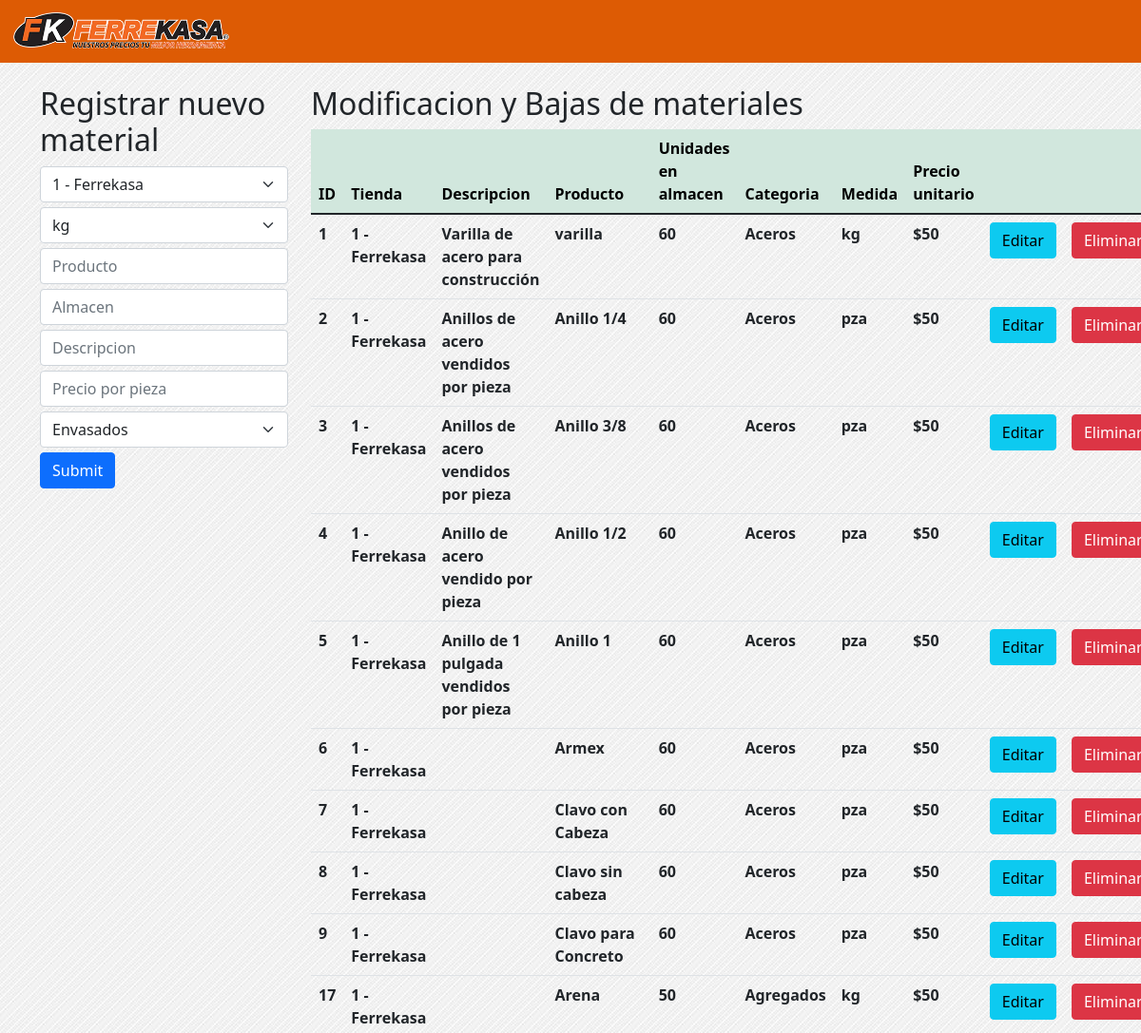
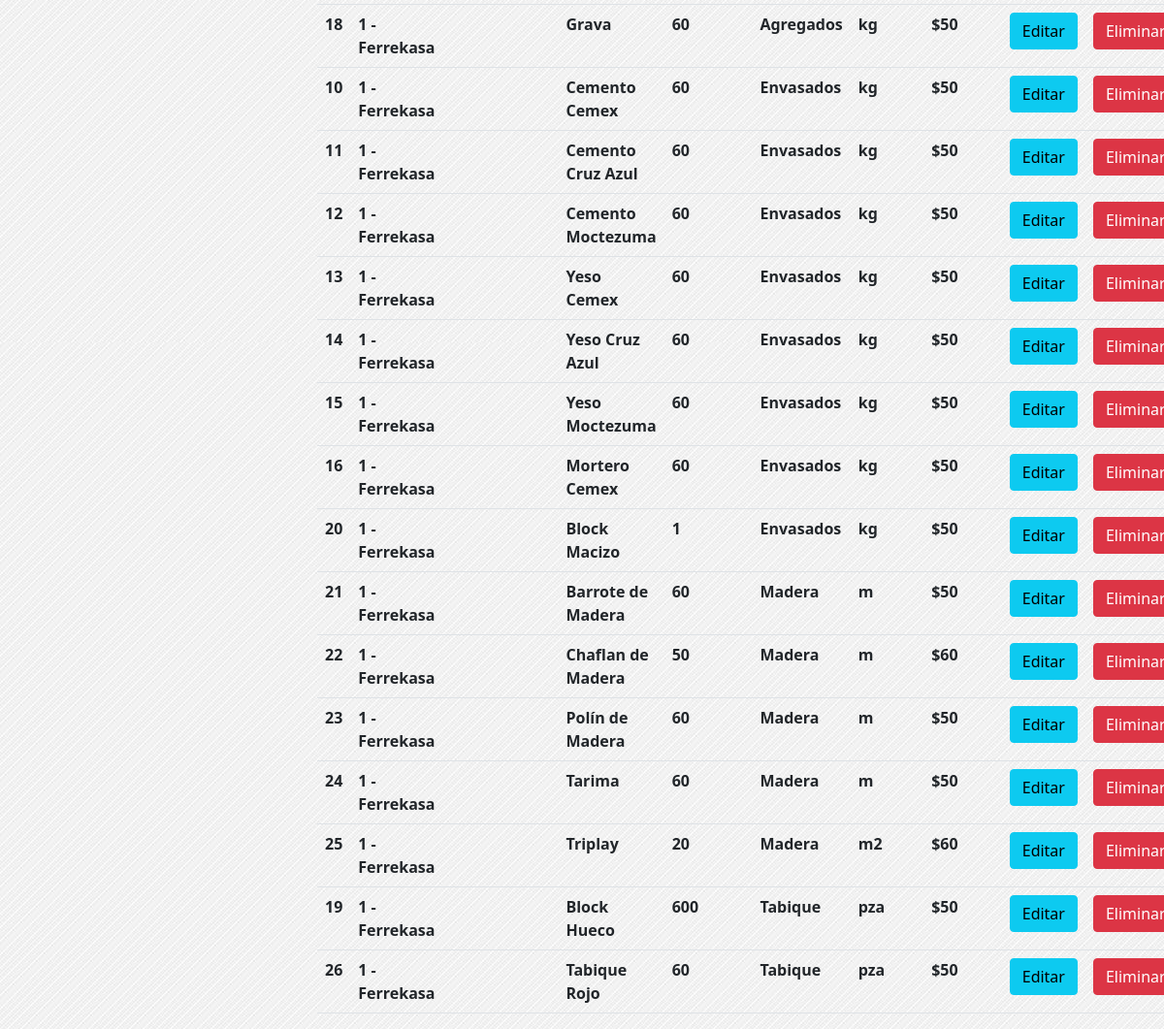
The app's page /material.php with its own data (2 pictures, top to bottom).
### tables this page shows
CREATE TABLE `material` (
  `id_material` int(11) NOT NULL,
  `id_tienda` int(11) DEFAULT NULL,
  `medida` varchar(6) DEFAULT NULL,
  `producto` text DEFAULT NULL,
  `almacen` float DEFAULT NULL,
  `descripcion` text DEFAULT NULL,
  `precio` float DEFAULT NULL,
  `categoria` text DEFAULT NULL
);

### material.php (the view, shortened to what this page needs)
<?php
include("conexion.php");
$sql_ti = "SELECT
id_tienda, nombre_tienda
FROM
tienda;";
$sql =
    "SELECT
    m.id_material id_m,
    concat(m.id_tienda, ' - ', t.nombre_tienda) tienda,
    m.id_tienda id_t,
    m.producto producto,
    m.almacen almacen,
    m.descripcion descripcion,
    concat('$', m.precio) precio,
    m.categoria categoria,
    m.medida medida
FROM
    material m
JOIN tienda t ON
    t.id_tienda = m.id_tienda
    ORDER BY categoria;
";
?>
<!DOCTYPE html>
<html lang="es">
<head>
    <link href="https://cdn.jsdelivr.net/npm/bootstrap@5.1.3/dist/css/bootstrap.min.css" rel="stylesheet">
    <link rel="stylesheet" href="personal.css">
</head>
<body>
    <nav class="navbar navbar-expand-lg fixed-top navbar-light barra">
        <div class="container-fluid">
            <a class="navbar-brand" href="adminpage.php">
                <img src="ferrakasa.webp" alt="" height="40">
            </a>
        </div>
    </nav>
    <div class="container crud">
        <div class="row">
            <div class="col-3">
                <h2>Registrar nuevo material</h2>
                <form action="material_a.php" method="POST">
                    <select class="form-select" id ="id_t" name="id_t" style="margin-bottom: 5px;">
                        <?php
                        $query = mysqli_query($conn, $sql_ti);
                        while ($row = mysqli_fetch_array($query)) {
                        ?>
                            <option value="<?php echo $row['id_tienda'] ?>">
                                <?php echo $row['id_tienda'] . ' - ' . $row['nombre_tienda'] ?>
                            </option>
                        <?php
                        }
                        ?>
                    </select>
                    <select class="form-select" id="medida" name="medida" style="margin-bottom: 5px;">
                        <option value="kg">kg</option>
                    </select>
                    <input type="text" class="form-control " name="producto" placeholder="Producto">
                    <input type="number" class="form-control " name="almacen" placeholder="Almacen">
                    <input type="text" class="form-control " name="descripcion" placeholder="Descripcion">
                    <input type="number" class="form-control " name="precio" placeholder="Precio por pieza">
                    <select class="form-select" id="categoria" name="categoria" style="margin-bottom: 5px;">
                        <option value="Envasados">Envasados</option>
                    </select>
                    <input type="submit" class="btn btn-primary">
                </form>
            </div>
            <div class="col-9">
                <h2>Modificacion y Bajas de materiales</h2>
                <table class="table">
                    <thead class="table-success table-striped">
                        <tr>
                            <th>ID</th>
                            <th>Tienda</th>
                            <th>Descripcion</th>
                            <th>Producto</th>
                            <th>Unidades en almacen</th>
                            <th>Categoria</th>
                            <th>Medida</th>
                            <th>Precio unitario</th>
                            <th></th>
                            <th></th>
                        </tr>
                    </thead>
                    <tbody>
                        <?php
                        $query = mysqli_query($conn, $sql);
                        while ($row = mysqli_fetch_array($query)) {
                        ?>
                            <tr>
                                <th><?php echo $row['id_m'] ?></th>
                                <th><?php echo $row['tienda'] ?></th>
                                <th><?php echo $row['descripcion'] ?></th>
                                <th><?php echo $row['producto'] ?></th>
                                <th><?php echo $row['almacen'] ?></th>
                                <th><?php echo $row['categoria'] ?></th>
                                <th><?php echo $row['medida'] ?></th>
                                <th><?php echo $row['precio'] ?></th>
                                <th><a href="material_mod.php?id_material=<?php echo $row['id_m'] ?>" class="btn btn-info">Editar</a></th>
                                <th><a href="material.php?id_material=<?php echo $row['id_m'] ?>" class="btn btn-danger">Eliminar</a></th>
                            </tr>
                        <?php
                        }
                        ?>
                    </tbody>
                </table>
            </div>
        </div>
    </div>
</body>
</html>

### personal.css (style rules this page uses)
body { z-index: 2; background-image: url(fondo.jpg); background-attachment: fixed; }
html { scroll-behavior: smooth; }
.barra { background: rgb(221, 91, 4); }
.crud { margin-top: 90px; scroll-margin-top: 70px; }
input,textarea { margin-bottom: 5px; }

### records on screen
material: id_material "1", tienda "1 - Ferrekasa", descripcion "Varilla de acero para construcción", producto "varilla", almacen "60", categoria "Aceros", medida "kg", precio "$50"
material: id_material "2", tienda "1 - Ferrekasa", descripcion "Anillos de acero vendidos por pieza", producto "Anillo 1/4", almacen "60", categoria "Aceros", medida "pza", precio "$50"
material: id_material "3", tienda "1 - Ferrekasa", descripcion "Anillos de acero vendidos por pieza", producto "Anillo 3/8", almacen "60", categoria "Aceros", medida "pza", precio "$50"
material: id_material "4", tienda "1 - Ferrekasa", descripcion "Anillo de acero vendido por pieza", producto "Anillo 1/2", almacen "60", categoria "Aceros", medida "pza", precio "$50"
material: id_material "5", tienda "1 - Ferrekasa", descripcion "Anillo de 1 pulgada vendidos por pieza", producto "Anillo 1", almacen "60", categoria "Aceros", medida "pza", precio "$50"
material: id_material "6", tienda "1 - Ferrekasa", producto "Armex", almacen "60", categoria "Aceros", medida "pza", precio "$50"
material: id_material "7", tienda "1 - Ferrekasa", producto "Clavo con Cabeza", almacen "60", categoria "Aceros", medida "pza", precio "$50"
material: id_material "8", tienda "1 - Ferrekasa", producto "Clavo sin cabeza", almacen "60", categoria "Aceros", medida "pza", precio "$50"
material: id_material "9", tienda "1 - Ferrekasa", producto "Clavo para Concreto", almacen "60", categoria "Aceros", medida "pza", precio "$50"
material: id_material "17", tienda "1 - Ferrekasa", producto "Arena", almacen "50", categoria "Agregados", medida "kg", precio "$50"
material: id_material "18", tienda "1 - Ferrekasa", producto "Grava", almacen "60", categoria "Agregados", medida "kg", precio "$50"
material: id_material "10", tienda "1 - Ferrekasa", producto "Cemento Cemex", almacen "60", categoria "Envasados", medida "kg", precio "$50"
material: id_material "11", tienda "1 - Ferrekasa", producto "Cemento Cruz Azul", almacen "60", categoria "Envasados", medida "kg", precio "$50"
material: id_material "12", tienda "1 - Ferrekasa", producto "Cemento Moctezuma", almacen "60", categoria "Envasados", medida "kg", precio "$50"
material: id_material "13", tienda "1 - Ferrekasa", producto "Yeso Cemex", almacen "60", categoria "Envasados", medida "kg", precio "$50"
material: id_material "14", tienda "1 - Ferrekasa", producto "Yeso Cruz Azul", almacen "60", categoria "Envasados", medida "kg", precio "$50"
material: id_material "15", tienda "1 - Ferrekasa", producto "Yeso Moctezuma", almacen "60", categoria "Envasados", medida "kg", precio "$50"
material: id_material "16", tienda "1 - Ferrekasa", producto "Mortero Cemex", almacen "60", categoria "Envasados", medida "kg", precio "$50"
material: id_material "20", tienda "1 - Ferrekasa", producto "Block Macizo", almacen "1", categoria "Envasados", medida "kg", precio "$50"
material: id_material "21", tienda "1 - Ferrekasa", producto "Barrote de Madera", almacen "60", categoria "Madera", medida "m", precio "$50"
material: id_material "22", tienda "1 - Ferrekasa", producto "Chaflan de Madera", almacen "50", categoria "Madera", medida "m", precio "$60"
material: id_material "23", tienda "1 - Ferrekasa", producto "Polín de Madera", almacen "60", categoria "Madera", medida "m", precio "$50"
material: id_material "24", tienda "1 - Ferrekasa", producto "Tarima", almacen "60", categoria "Madera", medida "m", precio "$50"
material: id_material "25", tienda "1 - Ferrekasa", producto "Triplay", almacen "20", categoria "Madera", medida "m2", precio "$60"
material: id_material "19", tienda "1 - Ferrekasa", producto "Block Hueco", almacen "600", categoria "Tabique", medida "pza", precio "$50"
material: id_material "26", tienda "1 - Ferrekasa", producto "Tabique Rojo", almacen "60", categoria "Tabique", medida "pza", precio "$50"

### other values on screen
form field id_t "1 - Ferrekasa"
